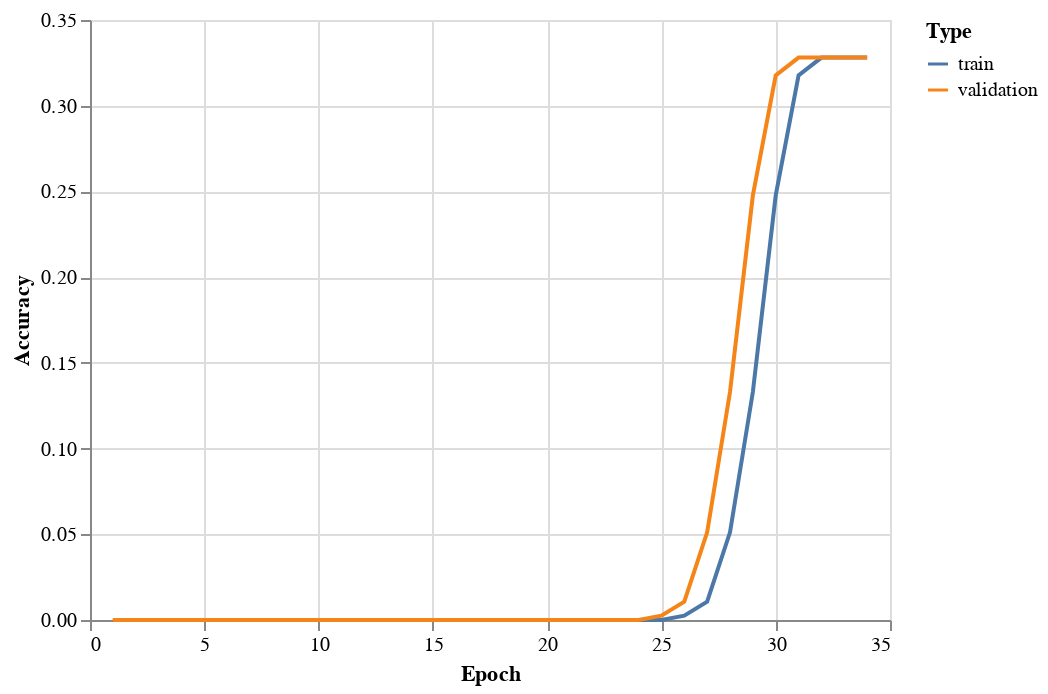

Source (notebook cell):
### Code cell
train_eval_accuracy_chart = alt.Chart(accuracy_df).mark_line().encode(
 x='Epoch',
 y='Accuracy',
 color='Type'
)
train_eval_accuracy_chart

### Figure 1 — Vega-Lite specification as saved in the notebook (floating-point values rounded to 4 significant figures)
{"config": {"view": {"continuousWidth": 400, "continuousHeight": 300}}, "data": {"name": "data-6f6bb51fe438904423389b58dab35e48"}, "mark": "line", "encoding": {"color": {"field": "Type", "type": "nominal"}, "x": {"field": "Epoch", "type": "quantitative"}, "y": {"field": "Accuracy", "type": "quantitative"}}, "$schema": "https://vega.github.io/schema/vega-lite/v4.17.0.json", "datasets": {"data-6f6bb51fe438904423389b58dab35e48": [{"Epoch": 1, "Accuracy": 0.0, "Type": "train"}, {"Epoch": 2, "Accuracy": 0.0, "Type": "train"}, {"Epoch": 3, "Accuracy": 0.0, "Type": "train"}, {"Epoch": 4, "Accuracy": 0.0, "Type": "train"}, {"Epoch": 5, "Accuracy": 0.0, "Type": "train"}, {"Epoch": 6, "Accuracy": 0.0, "Type": "train"}, {"Epoch": 7, "Accuracy": 0.0, "Type": "train"}, {"Epoch": 8, "Accuracy": 0.0, "Type": "train"}, {"Epoch": 9, "Accuracy": 0.0, "Type": "train"}, {"Epoch": 10, "Accuracy": 0.0, "Type": "train"}, {"Epoch": 11, "Accuracy": 0.0, "Type": "train"}, {"Epoch": 12, "Accuracy": 0.0, "Type": "train"}, {"Epoch": 13, "Accuracy": 0.0, "Type": "train"}, {"Epoch": 14, "Accuracy": 0.0, "Type": "train"}, {"Epoch": 15, "Accuracy": 0.0, "Type": "train"}, {"Epoch": 16, "Accuracy": 0.0, "Type": "train"}, {"Epoch": 17, "Accuracy": 0.0, "Type": "train"}, {"Epoch": 18, "Accuracy": 0.0, "Type": "train"}, {"Epoch": 19, "Accuracy": 0.0, "Type": "train"}, {"Epoch": 20, "Accuracy": 0.0, "Type": "train"}, {"Epoch": 21, "Accuracy": 0.0, "Type": "train"}, {"Epoch": 22, "Accuracy": 0.0, "Type": "train"}, {"Epoch": 23, "Accuracy": 0.0, "Type": "train"}, {"Epoch": 24, "Accuracy": 0.0, "Type": "train"}, {"Epoch": 25, "Accuracy": 0.0, "Type": "train"}, {"Epoch": 26, "Accuracy": 0.002502, "Type": "train"}, {"Epoch": 27, "Accuracy": 0.01072, "Type": "train"}, {"Epoch": 28, "Accuracy": 0.05111, "Type": "train"}, {"Epoch": 29, "Accuracy": 0.133, "Type": "train"}, {"Epoch": 30, "Accuracy": 0.2477, "Type": "train"}, {"Epoch": 31, "Accuracy": 0.3177, "Type": "train"}, {"Epoch": 32, "Accuracy": 0.3281, "Type": "train"}, {"Epoch": 33, "Accuracy": 0.3281, "Type": "train"}, {"Epoch": 34, "Accuracy": 0.3281, "Type": "train"}, {"Epoch": 1, "Accuracy": 0.0, "Type": "validation"}, {"Epoch": 2, "Accuracy": 0.0, "Type": "validation"}, {"Epoch": 3, "Accuracy": 0.0, "Type": "validation"}, {"Epoch": 4, "Accuracy": 0.0, "Type": "validation"}, {"Epoch": 5, "Accuracy": 0.0, "Type": "validation"}, {"Epoch": 6, "Accuracy": 0.0, "Type": "validation"}, {"Epoch": 7, "Accuracy": 0.0, "Type": "validation"}, {"Epoch": 8, "Accuracy": 0.0, "Type": "validation"}, {"Epoch": 9, "Accuracy": 0.0, "Type": "validation"}, {"Epoch": 10, "Accuracy": 0.0, "Type": "validation"}, {"Epoch": 11, "Accuracy": 0.0, "Type": "validation"}, {"Epoch": 12, "Accuracy": 0.0, "Type": "validation"}, {"Epoch": 13, "Accuracy": 0.0, "Type": "validation"}, {"Epoch": 14, "Accuracy": 0.0, "Type": "validation"}, {"Epoch": 15, "Accuracy": 0.0, "Type": "validation"}, {"Epoch": 16, "Accuracy": 0.0, "Type": "validation"}, {"Epoch": 17, "Accuracy": 0.0, "Type": "validation"}, {"Epoch": 18, "Accuracy": 0.0, "Type": "validation"}, {"Epoch": 19, "Accuracy": 0.0, "Type": "validation"}, {"Epoch": 20, "Accuracy": 0.0, "Type": "validation"}, {"Epoch": 21, "Accuracy": 0.0, "Type": "validation"}, {"Epoch": 22, "Accuracy": 0.0, "Type": "validation"}, {"Epoch": 23, "Accuracy": 0.0, "Type": "validation"}, {"Epoch": 24, "Accuracy": 0.0, "Type": "validation"}, {"Epoch": 25, "Accuracy": 0.002502, "Type": "validation"}, {"Epoch": 26, "Accuracy": 0.01072, "Type": "validation"}, {"Epoch": 27, "Accuracy": 0.05111, "Type": "validation"}, {"Epoch": 28, "Accuracy": 0.133, "Type": "validation"}, {"Epoch": 29, "Accuracy": 0.2477, "Type": "validation"}, {"Epoch": 30, "Accuracy": 0.3177, "Type": "validation"}, {"Epoch": 31, "Accuracy": 0.3281, "Type": "validation"}, {"Epoch": 32, "Accuracy": 0.3281, "Type": "validation"}, {"Epoch": 33, "Accuracy": 0.3281, "Type": "validation"}, {"Epoch": 34, "Accuracy": 0.3281, "Type": "validation"}]}}
